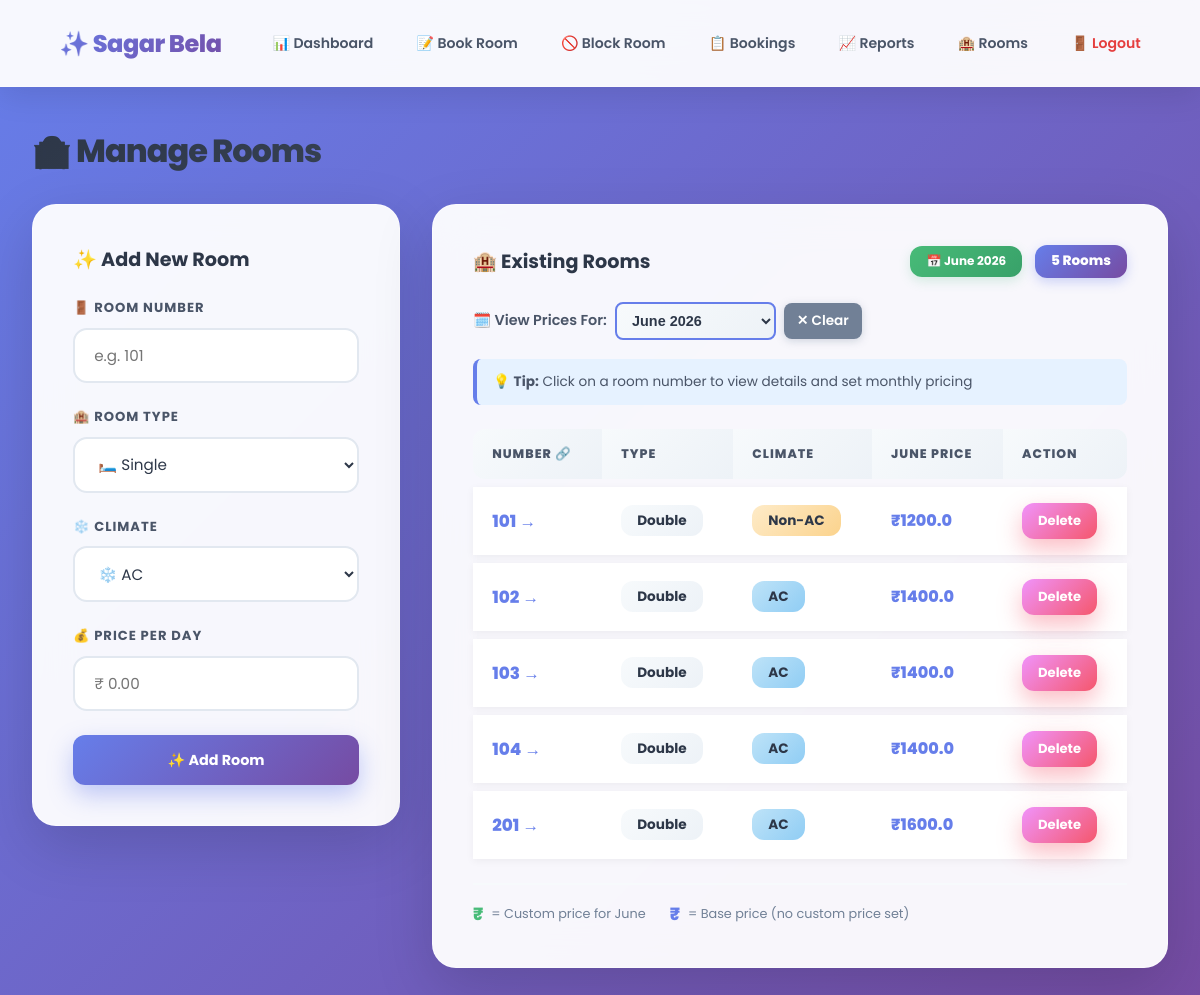
The app's page /rooms (signed in), older data.
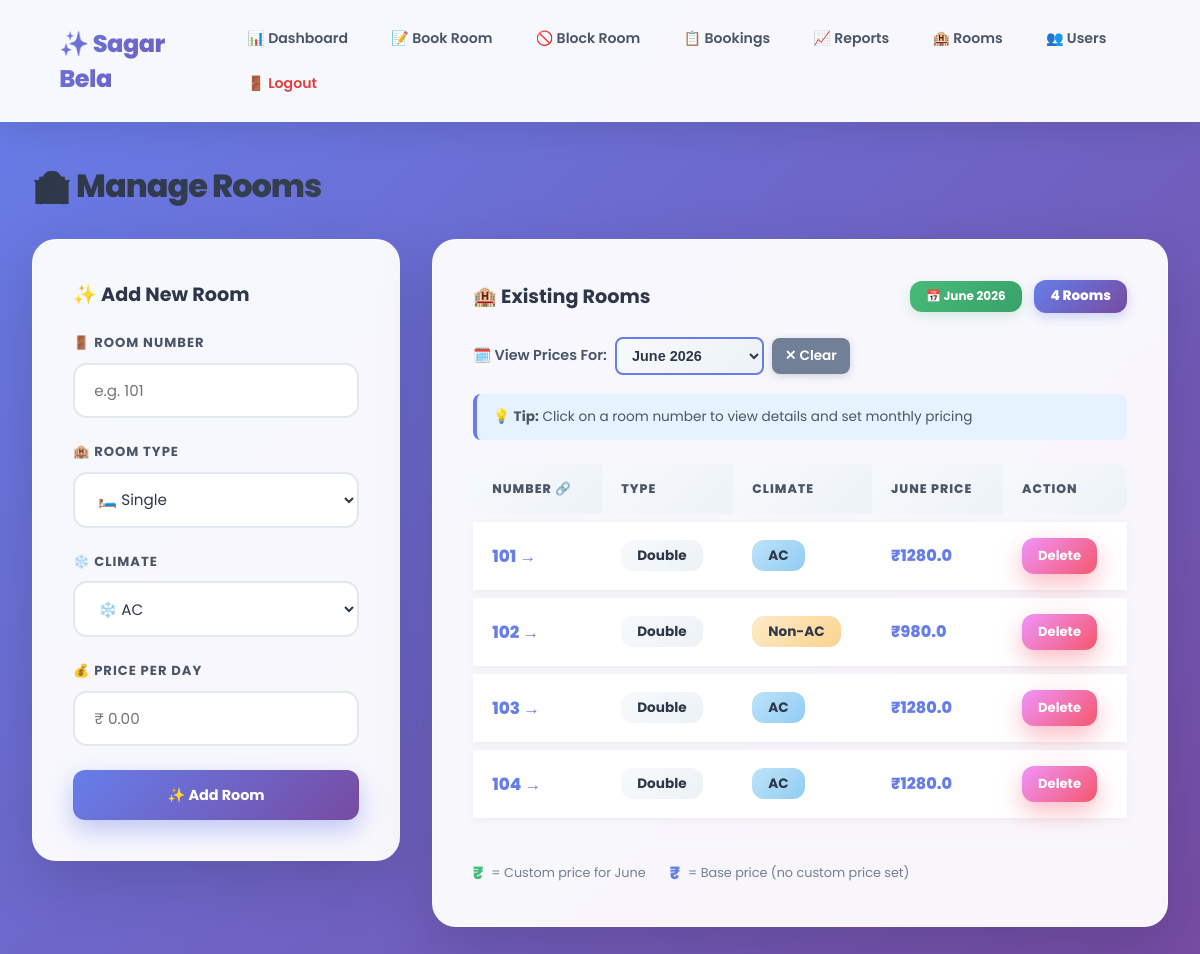
The same page, newer data.
### app.py (models this page shows)
class Room(db.Model):
    id = db.Column(db.Integer, primary_key=True)
    number = db.Column(db.String(10), unique=True, nullable=False)
    room_type = db.Column(db.String(50), nullable=False)
    ac_type = db.Column(db.String(10), nullable=False, default='AC')
    price_per_day = db.Column(db.Float, nullable=False)
    bookings = db.relationship('Booking', backref='room', lazy=True)
    monthly_prices = db.relationship('RoomPrice', backref='room', lazy=True, cascade='all, delete-orphan')

### app.py (the view, shortened to what this page needs)
@app.route('/rooms', methods=['GET', 'POST'])
@login_required
def manage_rooms():
    filter_month = request.args.get('month', type=int)
    filter_year = request.args.get('year', type=int)
    current_date = datetime.now()
    display_year = filter_year if filter_year else current_date.year
    display_month = filter_month if filter_month else current_date.month
    display_month_name = calendar.month_name[display_month]
    rooms = Room.query.order_by(Room.number).all()
    prices = {p.room_id: p for p in RoomPrice.query.filter_by(year=display_year, month=display_month).all()}
    room_prices = {}
    for room in rooms:
        price_obj = prices.get(room.id)
        room_prices[room.id] = {
            'price': price_obj.price_per_day if price_obj else room.price_per_day,
            'is_custom': price_obj is not None,
            'base_price': room.price_per_day
        }
    all_prices = RoomPrice.query.with_entities(RoomPrice.year, RoomPrice.month).distinct().all()
    available_months = sorted(set((p.year, p.month) for p in all_prices), reverse=True)
    if (current_date.year, current_date.month) not in available_months:
        available_months.insert(0, (current_date.year, current_date.month))
        available_months = sorted(available_months, reverse=True)
    return render_template('rooms.html', rooms=rooms, room_prices=room_prices,
                         current_month_name=display_month_name, current_year=display_year,
                         available_months=available_months, selected_month=display_month,
                         selected_year=display_year)

### app.py (called while the page is built)
def login_required(f):
    @wraps(f)
    def decorated(*args, **kwargs):
        if 'user_id' not in session:
            return redirect(url_for('login'))
        return f(*args, **kwargs)
    return decorated

### templates/rooms.html (shortened to what this page needs)
{% extends "base.html" %}
{% block extra_style %}
<link rel="stylesheet" href="{{ url_for("static", filename="css/rooms.css") }}">
{% endblock %}
{% block content %}
<h2>🏨 Manage Rooms</h2>
<div class="page-grid">
    <div class="card">
        <h3 style="margin-bottom:1.5rem; color:#2d3748;">✨ Add New Room</h3>
        <form method="POST">
            <div class="form-group">
                <label>🚪 Room Number</label>
                <input type="text" name="number" required placeholder="e.g. 101">
            </div>
            <div class="form-group">
                <label>🏨 Room Type</label>
                <select name="room_type" required>
                    <option value="Single">🛏️ Single</option>
                </select>
            </div>
            <div class="form-group">
                <label>❄️ Climate</label>
                <select name="ac_type" required>
                    <option value="AC">❄️ AC</option>
                </select>
            </div>
            <div class="form-group">
                <label>💰 Price per Day</label>
                <input type="number" name="price_per_day" required step="0.01" placeholder="₹ 0.00">
            </div>
            <button type="submit" class="btn btn-primary" style="width:100%; justify-content:center; padding:0.9rem;">✨ Add Room</button>
        </form>
    </div>
    <div class="card">
        <div style="display:flex; justify-content:space-between; align-items:center; margin-bottom:1.5rem;">
            <h3 style="margin:0; color:#2d3748;">🏨 Existing Rooms</h3>
            <div style="display:flex; gap:0.8rem; align-items:center; flex-wrap:wrap;">
                <span style="background:linear-gradient(135deg,#48bb78,#38a169); color:white; padding:0.4rem 1rem; border-radius:12px; font-size:0.75rem; font-weight:700; box-shadow:0 4px 12px rgba(72,187,120,0.2);">📅 {{ current_month_name }} {{ current_year }}</span>
                <span style="background:linear-gradient(135deg,#667eea,#764ba2); color:white; padding:0.4rem 1rem; border-radius:12px; font-size:0.85rem; font-weight:800; box-shadow:0 4px 12px rgba(102,126,234,0.3);">{{ rooms|length }} Rooms</span>
            </div>
        </div>
        {% if available_months %}
        <div style="margin-bottom:1.2rem;">
            <form method="GET" id="monthFilterForm" style="display:flex; gap:0.5rem; align-items:center; flex-wrap:wrap;">
                <label style="font-weight:600; color:#4a5568; font-size:0.9rem;">🗓️ View Prices For:</label>
                <select name="month" id="monthSelect" style="padding:0.5rem 2.5rem 0.5rem 0.7rem; border:2px solid #667eea; border-radius:8px; font-size:0.9rem; background:linear-gradient(135deg,#f7fafc,#edf2f7); cursor:pointer; font-weight:600; color:#2d3748;" onchange="document.getElementById('monthFilterForm').submit()">
                    {% for year, month in available_months %}
                    <option value="{{ month }}" data-year="{{ year }}" {% if selected_month == month and selected_year == year %}selected{% endif %}>
                        {{ [None, 'January', 'February', 'March', 'April', 'May', 'June', 'July', 'August', 'September', 'October', 'November', 'December'][month] }} {{ year }}
                    </option>
                    {% endfor %}
                </select>
                {% if selected_month %}
                <a href="/rooms" style="padding:0.5rem 0.8rem; background:#718096; color:white; border-radius:8px; font-size:0.85rem; font-weight:600; text-decoration:none; transition:all 0.2s; box-shadow:0 2px 8px rgba(113,128,150,0.3);" onmouseover="this.style.background='#e53e3e'" onmouseout="this.style.background='#718096'">✕ Clear</a>
                {% endif %}
            </form>
        </div>
        {% endif %}
        <div style="background:#e6f2ff; border-left:4px solid #667eea; padding:0.8rem 1rem; margin-bottom:1rem; border-radius:8px; font-size:0.85rem; color:#4a5568;">
            💡 <strong>Tip:</strong> Click on a room number to view details and set monthly pricing
        </div>
        {% if rooms %}
        <table>
            <thead>
            <tr><th>Number 🔗</th><th>Type</th><th>Climate</th><th>{{ current_month_name }} Price</th><th>Action</th></tr>
            </thead>
            <tbody>
            {% for room in rooms %}
            {% set price_info = room_prices[room.id] %}
            <tr>
                <td data-label="Number" style="font-weight:800; font-size:1.05rem;"><a href="/room/{{ room.id }}" style="color:#667eea; text-decoration:none; transition:all 0.2s;" onmouseover="this.style.color='#5a67d8'; this.style.textDecoration='underline'" onmouseout="this.style.color='#667eea'; this.style.textDecoration='none'">{{ room.number }} →</a></td>
                <td data-label="Type"><span style="background:linear-gradient(135deg,#f7fafc,#edf2f7); padding:0.4rem 1rem; border-radius:12px; font-size:0.85rem; font-weight:700; color:#2d3748;">{{ room.room_type }}</span></td>
                <td data-label="Climate"><span style="background:{% if room.ac_type == 'AC' %}linear-gradient(135deg,#bee3f8,#90cdf4){% else %}linear-gradient(135deg,#feebc8,#fbd38d){% endif %}; padding:0.4rem 1rem; border-radius:12px; font-size:0.85rem; font-weight:700; color:#2d3748;">{{ room.ac_type }}</span></td>
                <td data-label="{{ current_month_name }} Price">
                    <div style="display:flex; flex-direction:column; gap:0.3rem;">
                        <div style="font-weight:800; {% if price_info.is_custom %}color:#48bb78{% else %}color:#667eea{% endif %}; font-size:1rem;">
                            ₹{{ price_info.price }}
                        </div>
                    </div>
                </td>
                <td data-label="Action">
                    <form method="POST" action="/rooms/delete/{{ room.id }}" style="display:inline;">
                        <button class="btn btn-danger btn-sm" onclick="return confirm('Delete room {{ room.number }}?')">Delete</button>
                    </form>
                </td>
            </tr>
            {% endfor %}
            </tbody>
        </table>
        <div style="display:flex; gap:1.5rem; margin-top:1rem; padding-top:1rem; border-top:2px solid #f7fafc; font-size:0.8rem; flex-wrap:wrap;">
            <div style="display:flex; align-items:center; gap:0.5rem;">
                <span style="color:#48bb78; font-weight:800; font-size:1.1rem;">₹</span>
                <span style="color:#718096;">= Custom price for {{ current_month_name }}</span>
            </div>
            <div style="display:flex; align-items:center; gap:0.5rem;">
                <span style="color:#667eea; font-weight:800; font-size:1.1rem;">₹</span>
                <span style="color:#718096;">= Base price (no custom price set)</span>
            </div>
        </div>
        {% else %}
        <div style="text-align:center; padding:4rem 2rem;">
            <div style="font-size:4rem; margin-bottom:1rem;">🏨</div>
            <p style="color:#718096; font-size:1.2rem; font-weight:600;">No rooms yet. Add your first room!</p>
        </div>
        {% endif %}
    </div>
</div>
{% endblock %}

### templates/base.html (shortened to what this page needs)
<!DOCTYPE html>
<html lang="en">
<head>
    <link rel="stylesheet" href="{{ url_for("static", filename="css/base.css") }}">
    {% block extra_style %}{% endblock %}
</head>
<body>
    <nav>
        <a href="/" class="brand">✨ Sagar Bela</a>
        <div class="nav-links" id="navLinks">
            <a href="/">📊 Dashboard</a>
            <a href="/book">📝 Book Room</a>
            <a href="/block">🚫 Block Room</a>
            <a href="/bookings">📋 Bookings</a>
            <a href="/reports">📈 Reports</a>
            <a href="/rooms">🏨 Rooms</a>
            {% if session.get('user_role') == 'owner' %}
            <a href="/users">👥 Users</a>
            {% endif %}
            <a href="/logout" style="color:#e53e3e;">🚪 Logout</a>
        </div>
    </nav>
    <div class="container">
        {% block content %}{% endblock %}
    </div>
</body>
</html>

### static/css/base.css (style rules this page uses)
* { margin: 0; padding: 0; box-sizing: border-box; }
body { font-family: 'Poppins', sans-serif; background: linear-gradient(135deg, #667eea 0%, #764ba2 100%); color: #2d3748; min-height: 100vh; }
nav { background: rgba(255, 255, 255, 0.95); backdrop-filter: blur(20px); padding: 1rem 2.5rem; display: flex; align-items: center; justify-content: space-between; box-shadow: 0 8px 32px rgba(0,0,0,0.1); position: sticky; top: 0; z-index: 100; border-bottom: 1px solid rgba(255,255,255,0.3); }
nav .brand { font-size: 1.5rem; font-weight: 800; background: linear-gradient(135deg, #667eea, #764ba2); -webkit-background-clip: text; -webkit-text-fill-color: transparent; display: flex; align-items: center; gap: 0.6rem; letter-spacing: -0.5px; }
nav .nav-links { display: flex; gap: 0.3rem; flex-wrap: wrap; }
nav a { color: #4a5568; text-decoration: none; font-weight: 600; padding: 0.6rem 1.2rem; border-radius: 12px; transition: all 0.3s cubic-bezier(0.4, 0, 0.2, 1); font-size: 0.88rem; position: relative; }
.container { max-width: 1600px; margin: 2.5rem auto; padding: 0 2rem; position: relative; z-index: 1; }
h2 { font-size: 2rem; font-weight: 800; background: linear-gradient(135deg, #2d3748, #4a5568); -webkit-background-clip: text; -webkit-text-fill-color: transparent; margin-bottom: 1.8rem; letter-spacing: -1px; }
h3 { font-size: 1.2rem; font-weight: 700; color: #2d3748; margin-bottom: 1rem; }
.btn { padding: 0.75rem 1.5rem; border: none; border-radius: 12px; cursor: pointer; font-size: 0.9rem; font-weight: 700; text-decoration: none; display: inline-flex; align-items: center; gap: 0.5rem; transition: transform 0.2s, box-shadow 0.2s; font-family: 'Poppins', sans-serif; }
.btn-primary { background: linear-gradient(135deg, #667eea 0%, #764ba2 100%); color: white; box-shadow: 0 10px 25px rgba(102,126,234,0.4); }
.btn-danger { background: linear-gradient(135deg, #f093fb 0%, #f5576c 100%); color: white; box-shadow: 0 10px 25px rgba(245,87,108,0.4); }
.btn-sm { padding: 0.5rem 1rem; font-size: 0.82rem; }
.card { background: rgba(255, 255, 255, 0.95); backdrop-filter: blur(20px); border-radius: 24px; padding: 2.5rem; box-shadow: 0 20px 60px rgba(0,0,0,0.15); margin-bottom: 2rem; border: 1px solid rgba(255,255,255,0.5); }
.form-group { margin-bottom: 1.5rem; }
.form-group label { display: block; margin-bottom: 0.6rem; font-weight: 700; font-size: 0.82rem; color: #4a5568; text-transform: uppercase; letter-spacing: 1px; }
.form-group input, .form-group select { width: 100%; padding: 0.9rem 1.2rem; border: 2px solid #e2e8f0; border-radius: 14px; font-size: 0.95rem; font-family: 'Poppins', sans-serif; transition: all 0.3s; background: white; color: #2d3748; }
table { width: 100%; border-collapse: separate; border-spacing: 0 0.5rem; }
th, td { padding: 1rem 1.2rem; text-align: left; }
th { background: linear-gradient(135deg, #f7fafc, #edf2f7); font-size: 0.78rem; text-transform: uppercase; letter-spacing: 1px; color: #4a5568; font-weight: 800; border: none; position: sticky; top: 0; }
th:first-child { border-radius: 12px 0 0 12px; }
th:last-child { border-radius: 0 12px 12px 0; }
td { background: white; border: none; font-size: 0.9rem; }
tbody tr { box-shadow: 0 2px 8px rgba(0,0,0,0.05); transition: all 0.2s; }
.page-grid { display: grid; grid-template-columns: 1fr 2fr; gap: 2rem; align-items: start; }

Row changes from the older to the newer data that the page shows:
removed Room: number "201", room_type "Double", ac_type "AC", price "1600.0"
changed Room (number 1 of 4 on the later page): ac_type "Non-AC" → "AC"; price "1200.0" → "1280.0"
changed Room: ac_type "AC" → "Non-AC"; price "1400.0" → "980.0"
changed Room (number 3 of 4 on the later page): price "1400.0" → "1280.0"
changed Room (number 4 of 4 on the later page): price "1400.0" → "1280.0"
Text that changed along with them:
{{ rooms|length }}: "5" → "4"
text now shown: "👥 Users"
